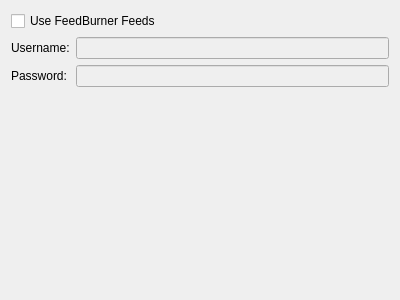
<ui version="4.0" >
 <class>Form</class>
 <widget class="QWidget" name="Form" >
  <property name="geometry" >
   <rect>
    <x>0</x>
    <y>0</y>
    <width>400</width>
    <height>300</height>
   </rect>
  </property>
  <property name="windowTitle" >
   <string>Form</string>
  </property>
  <layout class="QVBoxLayout" name="verticalLayout" >
   <item>
    <widget class="QCheckBox" name="enabled" >
     <property name="text" >
      <string>Use FeedBurner Feeds</string>
     </property>
    </widget>
   </item>
   <item>
    <layout class="QFormLayout" name="formLayout" >
     <item row="0" column="0" >
      <widget class="QLabel" name="label" >
       <property name="text" >
        <string>Username:</string>
       </property>
      </widget>
     </item>
     <item row="0" column="1" >
      <widget class="QLineEdit" name="username" >
       <property name="enabled" >
        <bool>false</bool>
       </property>
      </widget>
     </item>
     <item row="1" column="0" >
      <widget class="QLabel" name="label_2" >
       <property name="text" >
        <string>Password:</string>
       </property>
      </widget>
     </item>
     <item row="1" column="1" >
      <widget class="QLineEdit" name="password" >
       <property name="enabled" >
        <bool>false</bool>
       </property>
       <property name="echoMode" >
        <enum>QLineEdit::Password</enum>
       </property>
      </widget>
     </item>
    </layout>
   </item>
   <item>
    <spacer name="verticalSpacer" >
     <property name="orientation" >
      <enum>Qt::Vertical</enum>
     </property>
     <property name="sizeHint" stdset="0" >
      <size>
       <width>20</width>
       <height>194</height>
      </size>
     </property>
    </spacer>
   </item>
  </layout>
 </widget>
 <resources/>
 <connections>
  <connection>
   <sender>enabled</sender>
   <signal>toggled(bool)</signal>
   <receiver>username</receiver>
   <slot>setEnabled(bool)</slot>
   <hints>
    <hint type="sourcelabel" >
     <x>96</x>
     <y>10</y>
    </hint>
    <hint type="destinationlabel" >
     <x>148</x>
     <y>37</y>
    </hint>
   </hints>
  </connection>
  <connection>
   <sender>enabled</sender>
   <signal>toggled(bool)</signal>
   <receiver>password</receiver>
   <slot>setEnabled(bool)</slot>
   <hints>
    <hint type="sourcelabel" >
     <x>209</x>
     <y>17</y>
    </hint>
    <hint type="destinationlabel" >
     <x>218</x>
     <y>88</y>
    </hint>
   </hints>
  </connection>
 </connections>
</ui>
